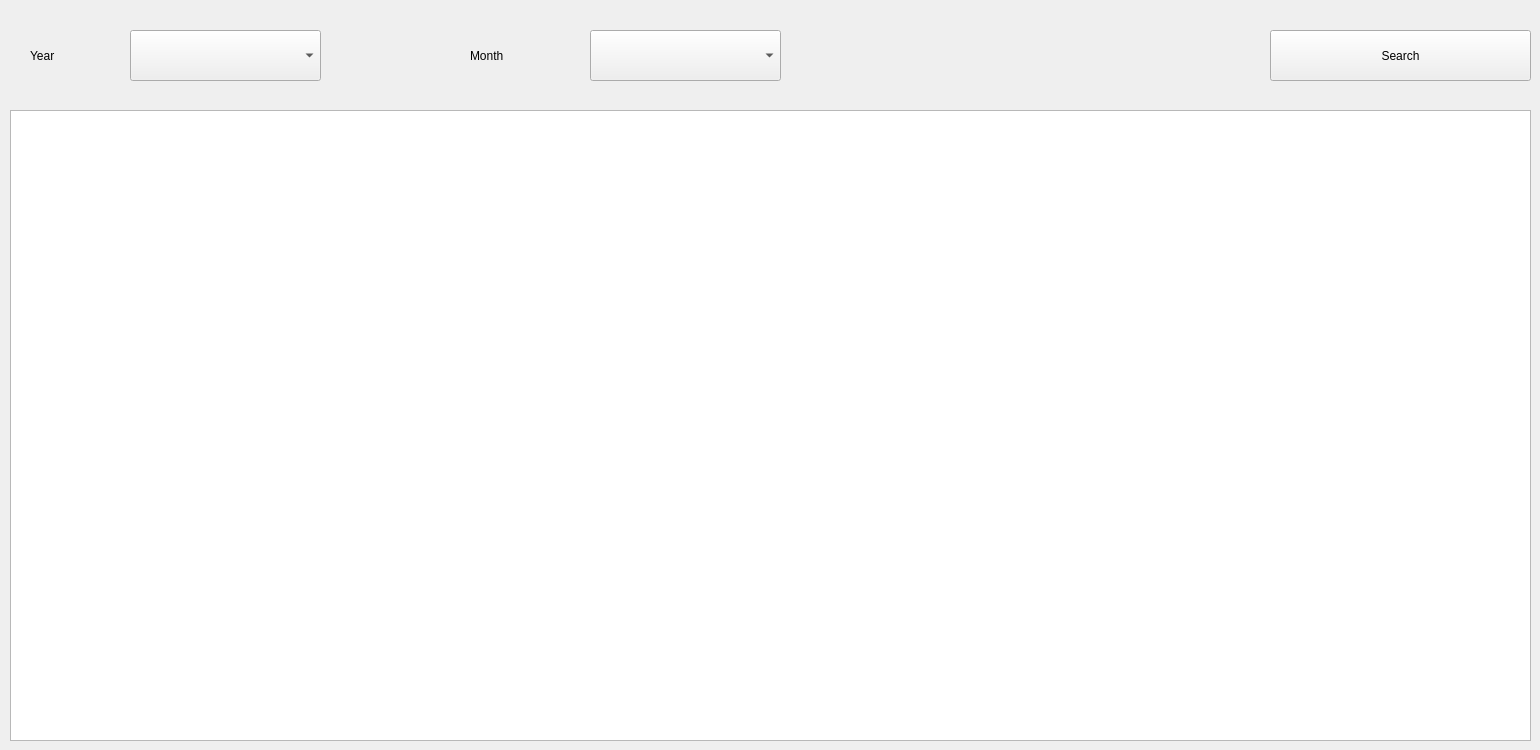
      <widget class="QWidget" name="tab_14">
       <attribute name="title">
        <string>Monthely</string>
       </attribute>
       <widget class="QLabel" name="label_20">
        <property name="geometry">
         <rect>
          <x>30</x>
          <y>30</y>
          <width>81</width>
          <height>51</height>
         </rect>
        </property>
        <property name="styleSheet">
         <string notr="true">font: 20pt &quot;Times New Roman&quot;;</string>
        </property>
        <property name="text">
         <string>Year</string>
        </property>
       </widget>
       <widget class="QPushButton" name="pushButton_28">
        <property name="geometry">
         <rect>
          <x>1270</x>
          <y>30</y>
          <width>261</width>
          <height>51</height>
         </rect>
        </property>
        <property name="styleSheet">
         <string notr="true">font: 75 20pt &quot;Times New Roman&quot;;</string>
        </property>
        <property name="text">
         <string>Search</string>
        </property>
       </widget>
       <widget class="QLabel" name="label_21">
        <property name="geometry">
         <rect>
          <x>470</x>
          <y>30</y>
          <width>101</width>
          <height>51</height>
         </rect>
        </property>
        <property name="styleSheet">
         <string notr="true">font: 20pt &quot;Times New Roman&quot;;</string>
        </property>
        <property name="text">
         <string>Month</string>
        </property>
       </widget>
       <widget class="QTableWidget" name="tableWidget_10">
        <property name="geometry">
         <rect>
          <x>10</x>
          <y>110</y>
          <width>1521</width>
          <height>631</height>
         </rect>
        </property>
        <property name="styleSheet">
         <string notr="true">font: 75 20pt &quot;Times New Roman&quot;;</string>
        </property>
        <attribute name="horizontalHeaderDefaultSectionSize">
         <number>225</number>
        </attribute>
        <attribute name="horizontalHeaderMinimumSectionSize">
         <number>100</number>
        </attribute>
        <attribute name="verticalHeaderShowSortIndicator" stdset="0">
         <bool>true</bool>
        </attribute>
       </widget>
       <widget class="QComboBox" name="comboBox_13">
        <property name="geometry">
         <rect>
          <x>130</x>
          <y>30</y>
          <width>191</width>
          <height>51</height>
         </rect>
        </property>
        <property name="styleSheet">
         <string notr="true">font: 75 20pt &quot;Times New Roman&quot;;</string>
        </property>
       </widget>
       <widget class="QComboBox" name="comboBox_14">
        <property name="geometry">
         <rect>
          <x>590</x>
          <y>30</y>
          <width>191</width>
          <height>51</height>
         </rect>
        </property>
        <property name="styleSheet">
         <string notr="true">font: 75 20pt &quot;Times New Roman&quot;;</string>
        </property>
       </widget>
      </widget>
